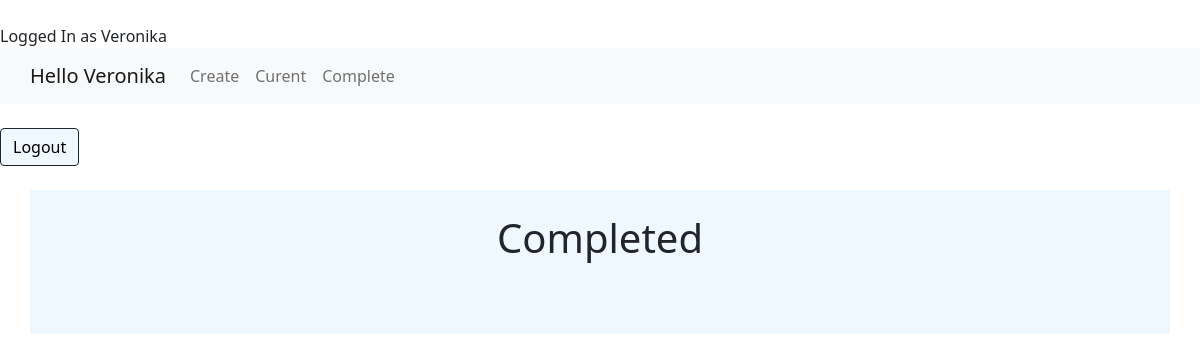
The page /completed/ (signed in) on the database as committed earlier.
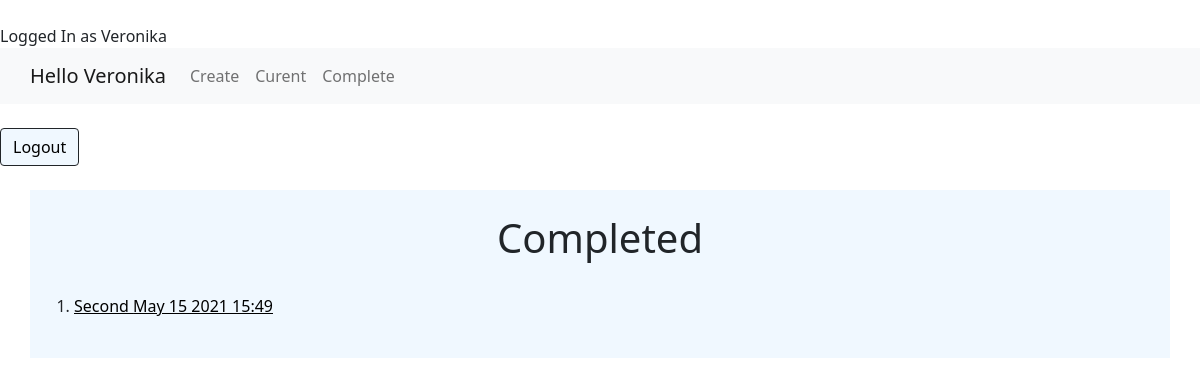
The same page on the database as committed later.
### todo/models.py (models this page shows, shortened)
class Todo (models.Model):
    title = models.CharField(max_length=255)
    memo= models.TextField(blank=True) #не обязательно к заполнению
    date_created=models.DateTimeField(auto_now_add=True)
    date_comleted=models.DateTimeField(null=True, blank=True)
    imported=models.BooleanField(default=False)
    user=models.ForeignKey(User, on_delete=models.CASCADE)

### todo/views.py (the view)
# urls.py: path('completed/', views.completedtodos, name = 'completedtodos'),
@login_required
def completedtodos(request):
    todos = Todo.objects.filter(user=request.user, date_comleted__isnull=False).order_by('-date_comleted')
    return render(request, 'todo/completedtodos.html', {'todos': todos})

### todo/templates/todo/completedtodos.html (shortened to what this page needs)
<!DOCTYPE html>
<html lang="en">
<head>
</head>
<body style="background-image: url(https://catherineasquithgallery.com/uploads/posts/2021-02/1612752338_96-p-goluboi-fon-s-lapkami-141.jpg)">
{% extends 'todo/base.html' %}
{% block content %}
    <br>
    <div class="container" style="background-color: aliceblue">
    <br>
    <h1 align="center">Completed</h1>
<br>
<ol>
    {% for todo in todos %}
        <li>
            <a href =" {% url 'viewtodo' todo.id %}" style="color: black">
                {% if todo.imported %}<b>
                    {{ todo.title }} </b>
                {% else %} {{ todo.title }} {%  endif %}
                {{ todo.date_comleted|date:'M j Y H:i' }}
            </a></li>
    {% endfor %}
</ol><br>
{% endblock %}

Rows that differ between the two databases and show on the page:
now on this page (row edited): Todo: title "Second", date_comleted "May 15 2021 15:49"
